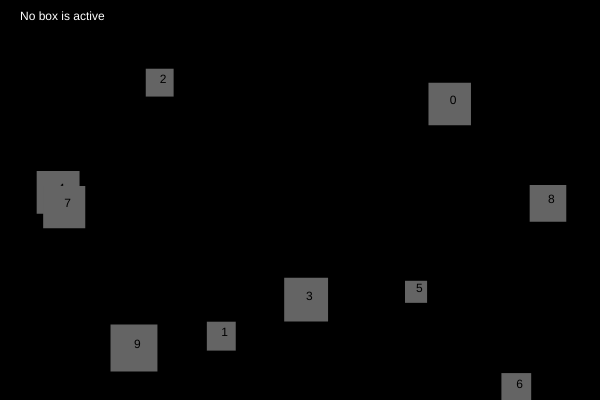
Frame 1 (no input)
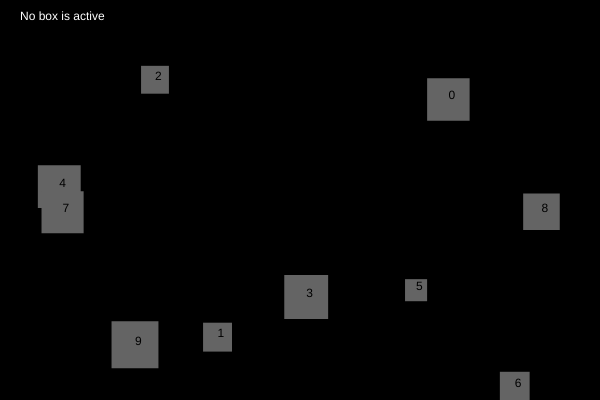
Frame 60 (no input)
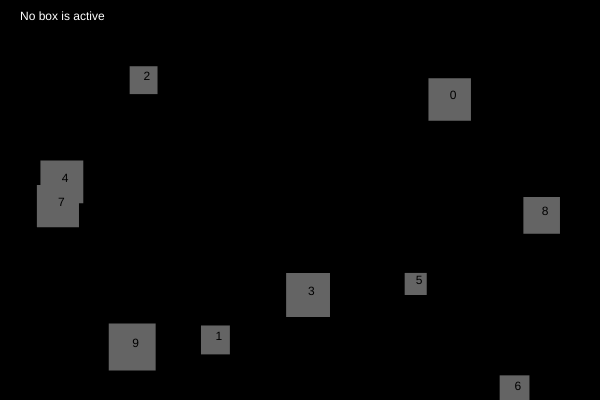
Frame 120 (the mouse pressed at the canvas centre since frame 60)

The p5.js sketch that drew these frames (run headless with seeded random() and noise() and a simulated clock; from frame 60 on, the mouse is pressed at the canvas centre):

// p5.js sketch
// ── sketch.js
// array that will contain all the boxes 
var boxes = [];
var activeBox;
var pressed = false;

function setup() {
  createCanvas(600, 400);

  // create all the different instances of the boxes
  for (var i = 0; i < 10; i++) {
    // create a box with number "i", at a random x and y location
    boxes[i] = new Box(random(width), random(height), i);
  }
  // output the first bubble object instance
  console.log(boxes[0]);
}

// drawing
function draw() {
  background(0);
  //reset the active bubble number
  activeBox = null;

  // go through all boxes
   for (var i = 0; i < boxes.length; i++) {
    // run each bubble's update and display functions
    boxes[i].update();
    boxes[i].display();
    // check if the current bubble is "active" and save that number
    if(boxes[i].active==true){
      activeBox = boxes[i];
    }
  } 
  // Display active bubble number
  fill(255);
  if(activeBox!=null){
  text("Active Box Number: " + activeBox.number, 20,20);
  }else{
    text("No box is active", 20,20);
  }
}

function mousePressed(){
  console.log("mouse down");
  pressed= true;
}

function mouseReleased(){
  pressed =false;
}
// an abstract class that defines an object
function Box(x, y, number) {

  // These variables are unique to each box
  this.x = x;
  this.y = y;
  this.number = number;
  this.col = color(255,100);
  this.colorRollOff = color(100,100,100);
  this.colorRollOver = color(255,0,0);
  this.colorPressed = color(0,255,0);
  var size = random(20,50);
  this.width = size;
  this.height = size;
  this.active = false;
  this.pressed = false;

  // update function
  this.update = function() {
    this.x += random(-1, 1);
    this.y += random(-1, 1);
    
    // check if mouse is over the box
    if(mouseX>this.x && mouseX< this.x+this.width 
      && mouseY > this.y && mouseY< this.y+this.height ){
      // if yes, make this box active and change the color to red
      this.col = this.colorRollOver;
      this.active = true; 
      if(pressed){
        this.pressed=true;
      this.col=this.colorPressed;
      }
      // if no make it inactive and change the color 
    }else{
      this.col = this.colorRollOff;
      this.active = false;
    }
  };

  // display the box with the updated values
  this.display = function() {
    noStroke();
    fill(this.col);
    rect(this.x, this.y, this.width, this.height);
    fill(0);  
    text(this.number, this.x+this.width/2, this.y+this.height/2);
  };
}
